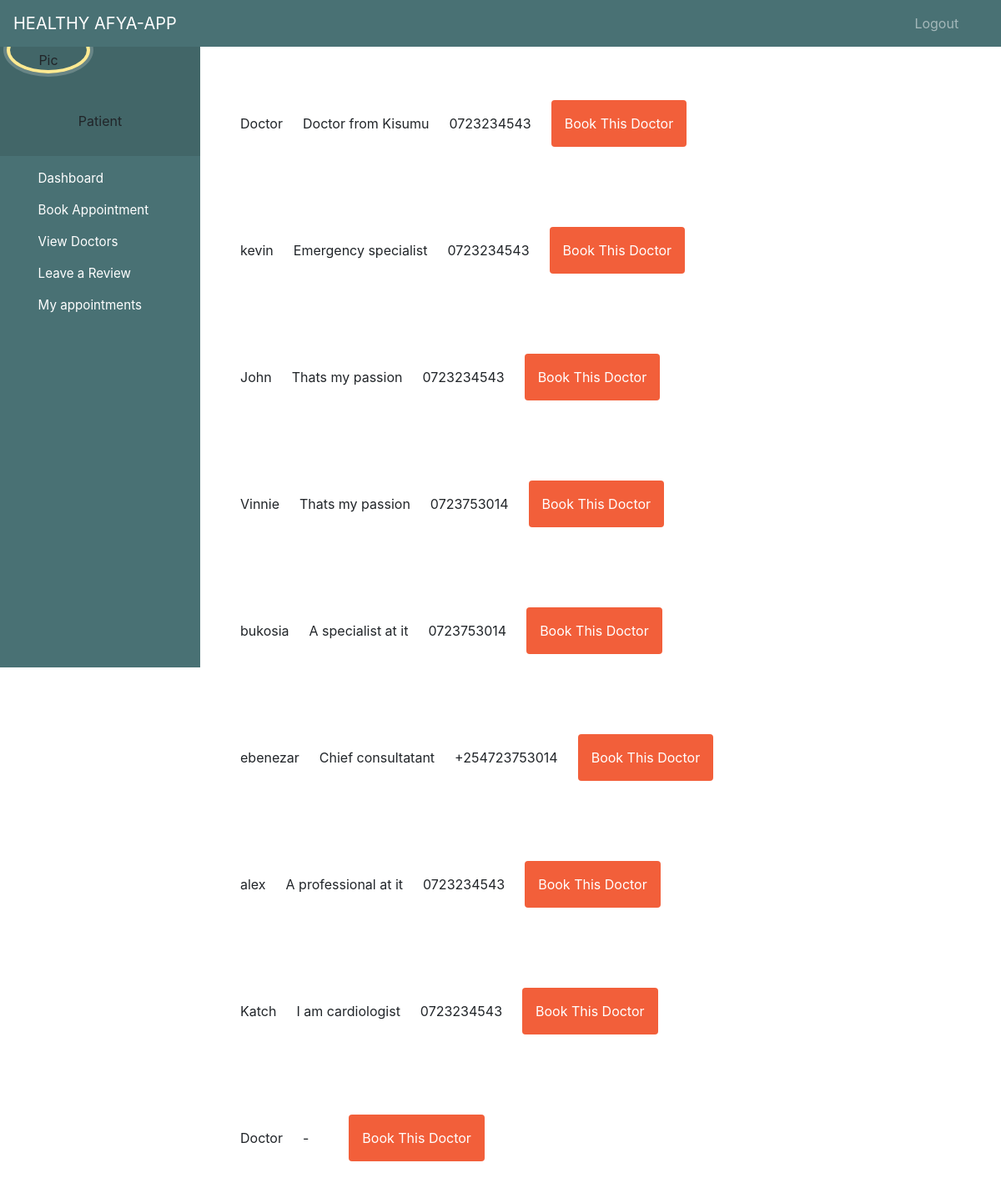
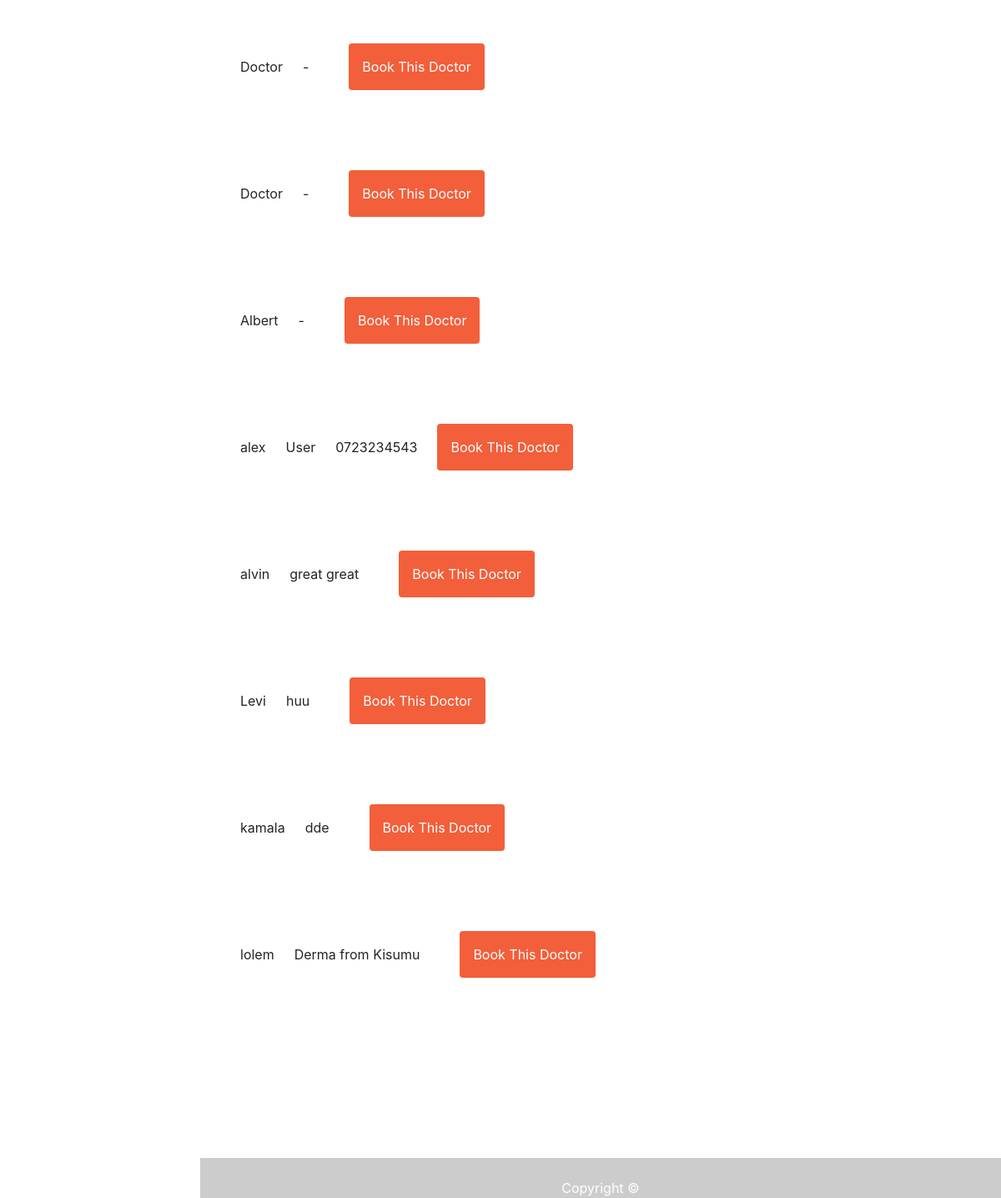
Screenshot of /all_doctors/ with the database file from the repository (2 pictures, top to bottom).
### bookingapp/models.py (models this page shows, shortened)
class Doctor(models.Model):
    CARD ='Cardiologist'
    DERMA = 'Dermatologist'
    EMERGE =  'Emergency Specialist'
    ALLERGY = 'Allergy Specialist'
    ANAE = 'Anesthesiologist'
    COLON = 'COlon and Rectal Surgeon'
    NORMAL = 'Consultant'
    SPECIALIZATION_CHOICES = [
        (CARD, 'Cardiologist'),
        (DERMA, 'Dermatologist'),
        (EMERGE, 'Emergency Specialist'),
        (ALLERGY, 'Allergy Specialist'),
        (ANAE, 'Anesthesiologist'),
        (COLON, 'COlon and Rectal Surgeon'),
        (NORMAL, 'Consultant'),
    ]
    user = models.OneToOneField(User, on_delete=models.CASCADE, related_name='doctor', null=True)
    age = models.IntegerField(null=True)
    phone = models.CharField(max_length=255)
    county = models.ForeignKey(County, on_delete=models.CASCADE, null=True)
    specialization = models.CharField(max_length=50,choices=SPECIALIZATION_CHOICES , null=True)
    biography = models.TextField(null=True, default='-')
    birth_date = models.DateField(null=True, blank=True)
    has_schedule = models.BooleanField(default=False)
    last_update = models.DateTimeField(auto_now = True)
    created_at = models.DateTimeField(auto_now_add = True)

### bookingapp/views.py (the view)
# urls.py: path('all_doctors/', views.all_doctors, name='all-doctors'),
def all_doctors(request):
    doctor = Doctor.objects.all()
    return render(request, 'patient/doctors.html', {'doctor': doctor})

### bookingapp/templates/patient/doctors.html (shortened to what this page needs)
{% extends 'patient/dashboard.html' %}
{% load tailwind_tags %}
{% block content %}
<!DOCTYPE html>
<html lang="en">
<head>
    {% tailwind_css %}
</head>
<body>
    {% for doctor in doctor %}
    <table>
    <div class="relative container mx-auto p-6">
        <div class="flex space-x-6 p-6">
    <li class="flex items-center justify-between"> <a href="">{{ doctor.user.first_name }} </a></li>
    <li class="flex items-center justify-between"> {{ doctor.biography }}</li>
    <li class="flex items-center justify-between"> {{ doctor.phone }}</li>
    <a href="{% url 'appointment-form' doctor.id  %}" class="p-3 px-6 pt-2 text-white bg-brightRed rounded baseline hover:bg-brightRedLight">
        Book This Doctor
    </a>
   </div>
</div>
</table>
    {% endfor %}
</body>
</html>
{% endblock %}

### rows the page displays
Doctor: user.first_name "Doctor", biography "Doctor from Kisumu", phone "0723234543"
Doctor: user.first_name "kevin", biography "Emergency specialist", phone "0723234543"
Doctor: user.first_name "John", biography "Thats my passion", phone "0723234543"
Doctor: user.first_name "Vinnie", biography "Thats my passion", phone "0723753014"
Doctor: user.first_name "bukosia", biography "A specialist at it", phone "0723753014"
Doctor: user.first_name "ebenezar", biography "Chief consultatant", phone "+254723753014"
Doctor: user.first_name "alex", biography "A professional at it", phone "0723234543"
Doctor: user.first_name "Katch", biography "I am cardiologist", phone "0723234543"
Doctor: user.first_name "Doctor", biography "-"
Doctor: user.first_name "Doctor", biography "-"
Doctor: user.first_name "Doctor", biography "-"
Doctor: user.first_name "Albert", biography "-"
Doctor: user.first_name "alex", biography "User", phone "0723234543"
Doctor: user.first_name "alvin", biography "great great"
Doctor: user.first_name "Levi", biography "huu"
Doctor: user.first_name "kamala", biography "dde"
Doctor: user.first_name "lolem", biography "Derma from Kisumu"
